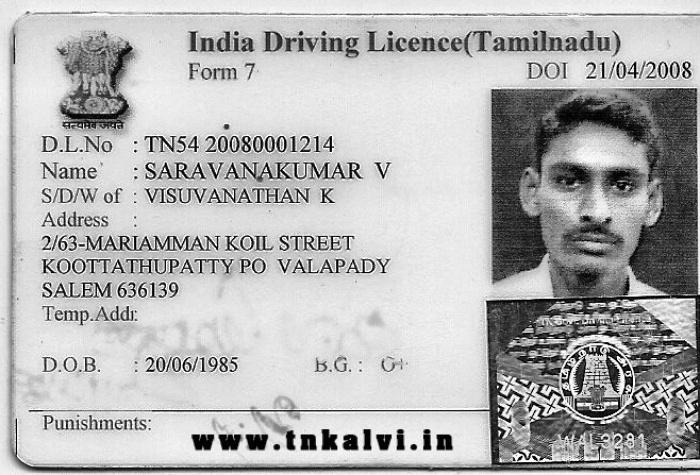
#> input picture NewLicenses/histt.jpg, 700 x 475 px, found by its file name
$ python histt.py
#> lines starting #> are read from the running program, lines starting #| are printed output that depends on the picture
# -*- coding: utf-8 -*-
"""
Created on Wed Dec 18 11:21:34 2019

@author: Internship004
"""

import string
import json
import numpy as np
import pytesseract
import cv2 as cv

IMG = cv.imread(r'C:\Users\Internship004\Desktop/NewLicenses/histt.jpg', 0)
#> IMG is the input picture: shape (475, 700); min 0, max 255, mean 179.8
IMG2 = cv.imread(r'C:\Users\Internship004\Desktop/NewLicenses/histt.jpg',1)
W, H = IMG.shape[1], IMG.shape[0]
#> W = 700; H = 475

# Calculate aspect ratio
ASPECTRATIO = W/H
#> ASPECTRATIO = 1.47

# Fix a width for passing to tesseract
FIXEDWIDTH = 700

# Resize the read image to the fixed resolution
IMG = cv.resize(IMG, (FIXEDWIDTH, int(FIXEDWIDTH//ASPECTRATIO)))
W, H = IMG2.shape[1], IMG2.shape[0]

# Calculate aspect ratio
ASPECTRATIO = W/H

# Fix a width for passing to tesseract
FIXEDWIDTH = 700

# Resize the read image to the fixed resolution
IMG2 = cv.resize(IMG2, (FIXEDWIDTH, int(FIXEDWIDTH//ASPECTRATIO)))
#IMG=cv.equalizeHist(IMG)
clahe=cv.createCLAHE(clipLimit=2.0,tileGridSize=(8,8))
IMG=clahe.apply(IMG)
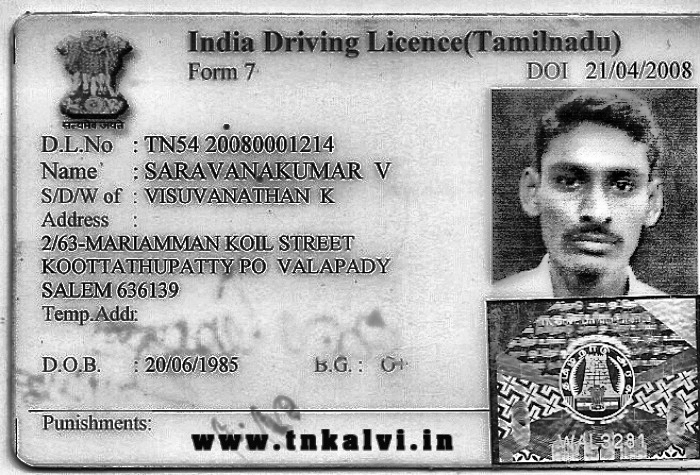
#> IMG: shape (475, 700); min 0, max 255, mean 165.8
#cv.imwrite(r'C:\Users\Internship004\Desktop\NewLicenses/histt.jpg',IMG)
cv.imshow('hist',IMG)
IMG3 = cv.cvtColor(IMG2,cv.COLOR_BGR2RGB)
cv.imshow('hist2',IMG2)
cv.imshow('hist3',IMG3)
cv.waitKey()
cv.destroyAllWindows()
